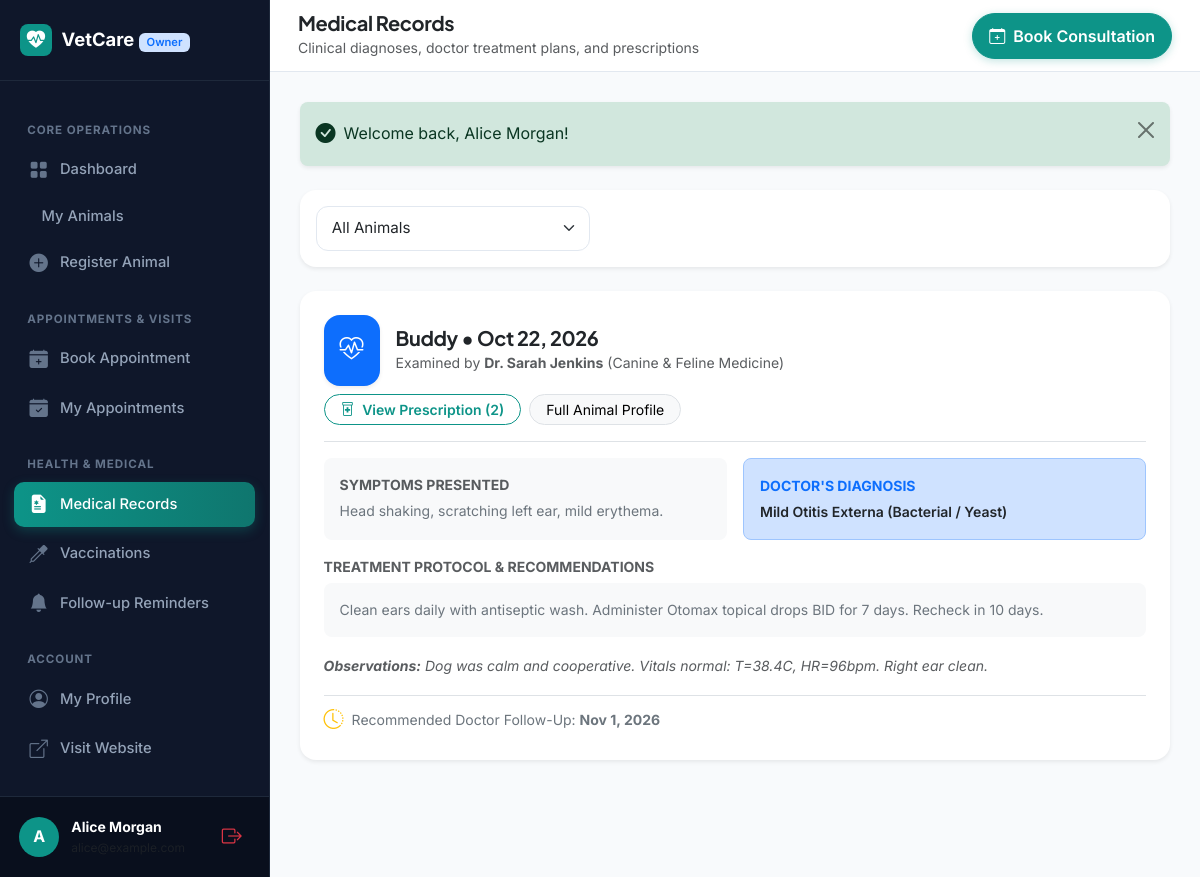
Screenshot of /owner/medical_history.php (signed in) with the database file from the repository.
### tables this page shows
CREATE TABLE `medical_records` (
  `id` INT AUTO_INCREMENT PRIMARY KEY,
  `animal_id` INT NOT NULL,
  `appointment_id` INT NULL,
  `veterinarian_id` INT NOT NULL,
  `visit_date` DATE NOT NULL,
  `symptoms` TEXT NOT NULL,
  `diagnosis` TEXT NOT NULL,
  `treatment_plan` TEXT NOT NULL,
  `clinical_notes` TEXT NULL,
  `follow_up_date` DATE NULL,
  `created_at` TIMESTAMP DEFAULT CURRENT_TIMESTAMP,
  `updated_at` TIMESTAMP DEFAULT CURRENT_TIMESTAMP ON UPDATE CURRENT_TIMESTAMP,
  CONSTRAINT `fk_mr_animal` FOREIGN KEY (`animal_id`) REFERENCES `animals` (`id`) ON DELETE CASCADE,
  CONSTRAINT `fk_mr_app` FOREIGN KEY (`appointment_id`) REFERENCES `appointments` (`id`) ON DELETE SET NULL,
  CONSTRAINT `fk_mr_vet` FOREIGN KEY (`veterinarian_id`) REFERENCES `users` (`id`) ON DELETE CASCADE,
  INDEX `idx_mr_animal` (`animal_id`),
  INDEX `idx_mr_visit_date` (`visit_date`)
);

CREATE TABLE `animals` (
  `id` INT AUTO_INCREMENT PRIMARY KEY,
  `owner_id` INT NOT NULL,
  `animal_name` VARCHAR(100) NOT NULL,
  `species` VARCHAR(50) NOT NULL,
  `breed` VARCHAR(100) NULL,
  `gender` ENUM('male', 'female', 'unknown') NOT NULL DEFAULT 'unknown',
  `date_of_birth` DATE NULL,
  `age_years` INT NULL,
  `weight` DECIMAL(6,2) NULL,
  `color` VARCHAR(50) NULL,
  `identification_number` VARCHAR(100) NULL,
  `photo_path` VARCHAR(255) NULL,
  `allergies` TEXT NULL,
  `notes` TEXT NULL,
  `created_at` TIMESTAMP DEFAULT CURRENT_TIMESTAMP,
  `updated_at` TIMESTAMP DEFAULT CURRENT_TIMESTAMP ON UPDATE CURRENT_TIMESTAMP,
  CONSTRAINT `fk_animal_owner` FOREIGN KEY (`owner_id`) REFERENCES `users` (`id`) ON DELETE CASCADE,
  INDEX `idx_animal_species` (`species`),
  INDEX `idx_animal_owner` (`owner_id`)
);

CREATE TABLE `users` (
  `id` INT AUTO_INCREMENT PRIMARY KEY,
  `full_name` VARCHAR(100) NOT NULL,
  `email` VARCHAR(150) NOT NULL UNIQUE,
  `phone` VARCHAR(30) NOT NULL,
  `password_hash` VARCHAR(255) NOT NULL,
  `role` ENUM('owner', 'veterinarian', 'admin') NOT NULL,
  `account_status` ENUM('active', 'inactive', 'suspended', 'pending') NOT NULL DEFAULT 'active',
  `created_at` TIMESTAMP DEFAULT CURRENT_TIMESTAMP,
  `updated_at` TIMESTAMP DEFAULT CURRENT_TIMESTAMP ON UPDATE CURRENT_TIMESTAMP,
  INDEX `idx_role` (`role`),
  INDEX `idx_status` (`account_status`)
);

### includes/functions.php (called while the page is built, shortened)
<?php
function e($value): string {
    return htmlspecialchars((string)($value ?? ''), ENT_QUOTES, 'UTF-8');
}
function url(string $path = ''): string {
    $path = ltrim($path, '/');
    return rtrim(BASE_URL, '/') . ($path !== '' ? '/' . $path : '');
}
function format_date(?string $date, string $format = 'M j, Y'): string {
    $timestamp = strtotime($date);
    return $timestamp ? date($format, $timestamp) : '—';
}

### owner/medical_history.php (the view, shortened to what this page needs)
<?php
require_once __DIR__ . '/../includes/init.php';
$user = current_user();
$ownerId = (int)$user['id'];
$sql = "
    SELECT mr.*, a.animal_name, a.species, a.breed,
           u.full_name AS vet_name, vp.specialization,
           (SELECT COUNT(*) FROM prescriptions p WHERE p.medical_record_id = mr.id) AS rx_count
    FROM medical_records mr
    JOIN animals a ON a.id = mr.animal_id
    JOIN users u ON u.id = mr.veterinarian_id
    JOIN veterinarian_profiles vp ON vp.user_id = u.id
    WHERE a.owner_id = :owner_id
";
$params = [':owner_id' => $ownerId];
$sql .= " ORDER BY mr.visit_date DESC, mr.created_at DESC";
$stmt = $pdo->prepare($sql);
$stmt->execute($params);
$records = $stmt->fetchAll();
require_once __DIR__ . '/../includes/header.php';
?>
<div class="dashboard-layout">
    <?php require_once __DIR__ . '/../includes/owner_sidebar.php'; ?>
    <main class="dashboard-main">
        <header class="dashboard-topbar">
            <div class="d-flex align-items-center gap-3">
                <div>
                    <h5 class="fw-bold mb-0 text-dark">Medical Records</h5>
                    <small class="text-muted">Clinical diagnoses, doctor treatment plans, and prescriptions</small>
                </div>
            </div>
            <div>
                <a href="<?= url('owner/appointment_add.php') ?>" class="btn btn-primary rounded-pill px-3">
                    <i class="bi bi-calendar-plus me-1"></i> Book Consultation
                </a>
            </div>
        </header>
        <div class="dashboard-content-body">
            <?php require_once __DIR__ . '/../includes/alerts.php'; ?>
            <div class="card border-0 shadow-sm rounded-4 p-3 mb-4 bg-white">
                <form method="GET" action="<?= url('owner/medical_history.php') ?>" class="row g-2 align-items-center">
                    <div class="col-md-6 col-lg-4">
                        <select class="form-select" name="animal_id" onchange="this.form.submit()">
                            <option value="">All Animals</option>
                        </select>
                    </div>
                </form>
            </div>
            <?php if (empty($records)): ?>
                <div class="card border-0 shadow-sm rounded-4 p-5 text-center bg-white">
                    <div class="empty-state-icon mx-auto mb-3"><i class="bi bi-clipboard2-pulse"></i></div>
                    <h5 class="fw-bold">No Medical Records on File</h5>
                    <p class="text-muted small">Clinical examination records will be published here after each completed veterinary visit.</p>
                </div>
            <?php else: ?>
                <div class="row g-4">
                    <?php foreach ($records as $r): ?>
                        <div class="col-12">
                            <div class="card border-0 shadow-sm rounded-4 p-4 bg-white">
                                <div class="d-flex flex-wrap justify-content-between align-items-center border-bottom pb-3 mb-3 gap-2">
                                    <div class="d-flex align-items-center gap-3">
                                        <div class="bg-primary text-white p-3 rounded-4 shadow-sm">
                                            <i class="bi bi-heart-pulse fs-4"></i>
                                        </div>
                                        <div>
                                            <h5 class="fw-bold text-dark mb-0"><?= e($r['animal_name']) ?> &bull; <?= format_date($r['visit_date']) ?></h5>
                                            <small class="text-muted">
                                                Examined by <strong><?= e($r['vet_name']) ?></strong> (<?= e($r['specialization']) ?>)
                                            </small>
                                        </div>
                                    </div>
                                    <div class="d-flex gap-2">
                                        <?php if ((int)$r['rx_count'] > 0): ?>
                                            <a href="<?= url('owner/prescription_view.php?record_id=' . $r['id']) ?>" class="btn btn-sm btn-outline-primary rounded-pill px-3">
                                                <i class="bi bi-prescription2 me-1"></i> View Prescription (<?= $r['rx_count'] ?>)
                                            </a>
                                        <?php endif; ?>
                                        <a href="<?= url('owner/animal_view.php?id=' . $r['animal_id']) ?>" class="btn btn-sm btn-light border rounded-pill px-3">
                                            Full Animal Profile
                                        </a>
                                    </div>
                                </div>
                                <div class="row g-3 mb-3">
                                    <div class="col-md-6">
                                        <div class="p-3 bg-light rounded-3 h-100">
                                            <span class="text-uppercase text-muted fw-bold small d-block mb-1">Symptoms Presented</span>
                                            <p class="text-secondary small mb-0"><?= nl2br(e($r['symptoms'])) ?></p>
                                        </div>
                                    </div>
                                    <div class="col-md-6">
                                        <div class="p-3 bg-primary-subtle rounded-3 h-100 border border-primary-subtle">
                                            <span class="text-uppercase text-primary fw-bold small d-block mb-1">Doctor's Diagnosis</span>
                                            <p class="text-dark fw-semibold small mb-0"><?= nl2br(e($r['diagnosis'])) ?></p>
                                        </div>
                                    </div>
                                </div>
                                <div class="mb-3">
                                    <span class="text-uppercase text-muted fw-bold small d-block mb-1">Treatment Protocol & Recommendations</span>
                                    <div class="p-3 bg-light rounded-3 text-secondary small"><?= nl2br(e($r['treatment_plan'])) ?></div>
                                </div>
                                <?php if (!empty($r['clinical_notes'])): ?>
                                    <div class="mb-2">
                                        <span class="text-muted small fst-italic"><strong>Observations:</strong> <?= e($r['clinical_notes']) ?></span>
                                    </div>
                                <?php endif; ?>
                                <?php if (!empty($r['follow_up_date'])): ?>
                                    <div class="mt-2 pt-2 border-top d-flex align-items-center gap-2 small text-secondary">
                                        <i class="bi bi-clock-history text-warning fs-5"></i>
                                        <span>Recommended Doctor Follow-Up: <strong><?= format_date($r['follow_up_date']) ?></strong></span>
                                    </div>
                                <?php endif; ?>
                            </div>
                        </div>
                    <?php endforeach; ?>
                </div>
            <?php endif; ?>
        </div>
    </main>
</div>
<?php require_once __DIR__ . '/../includes/footer.php'; ?>

### assets/css/style.css (style rules this page uses)
:root { --primary: #0d9488; --primary-dark: #0f766e; --primary-light: #ccfbf1; --primary-subtle: #f0fdfa; --secondary: #0284c7; --accent: #10b981; --dark: #0f172a; --dark-muted: #475569; --light-bg: #f8fafc; --card-bg: #ffffff; --border-color: #e2e8f0; --border-focus: #0d9488; --font-heading: 'Plus Jakarta Sans', -apple-system, BlinkMacSystemFont, 'Segoe UI', Roboto, sans-serif; --font-body: 'Inter', -apple-system, BlinkMacSystemFont, 'Segoe UI', Roboto, sans-serif; --radius-sm: 8px; --radius-md: 12px; --radius-lg: 18px; --radius-pill: 9999px; --shadow-sm: 0 1px 3px rgba(15, 23, 42, 0.05); --shadow-md: 0 4px 18px -2px rgba(15, 23, 42, 0.06), 0 2px 6px -1px rgba(15, 23, 42, 0.03); --shadow-lg: 0 12px 30px -4px rgba(13, 148, 136, 0.12), 0 4px 12px -2px rgba(15, 23, 42, 0.04); }
body { font-family: var(--font-body); color: var(--dark); background-color: var(--light-bg); line-height: 1.6; overflow-x: hidden; }
h1, h2, h3, h4, h5, h6 { font-family: var(--font-heading); color: var(--dark); font-weight: 700; letter-spacing: -0.02em; }
a { color: var(--primary); text-decoration: none; transition: all 0.2s ease-in-out; }
.btn-primary { background-color: var(--primary); border-color: var(--primary); color: #ffffff; font-weight: 600; padding: 0.625rem 1.35rem; border-radius: var(--radius-md); box-shadow: 0 2px 8px rgba(13, 148, 136, 0.25); transition: all 0.25s ease; }
.btn-outline-primary { color: var(--primary); border-color: var(--primary); font-weight: 600; border-radius: var(--radius-md); transition: all 0.25s ease; }
.form-control, .form-select { border-radius: var(--radius-md); border: 1px solid var(--border-color); padding: 0.65rem 0.95rem; font-size: 0.95rem; transition: border-color 0.2s, box-shadow 0.2s; }

### assets/css/dashboard.css (style rules this page uses)
.dashboard-layout { display: flex; min-height: 100vh; background-color: #f8fafc; }
.dashboard-main { flex-grow: 1; display: flex; flex-direction: column; min-width: 0; }
.dashboard-topbar { height: 72px; background: #ffffff; border-bottom: 1px solid var(--border-color); padding: 0 1.75rem; display: flex; align-items: center; justify-content: space-between; position: sticky; top: 0; z-index: 1020; }
.dashboard-content-body { padding: 1.85rem; flex-grow: 1; }

### rows the page displays
medical_records: animal.animal_name "Buddy", visit_date "Oct 22, 2026", veterinarian.full_name "Dr. Sarah Jenkins", specialization "Canine & Feline Medicine", rx_count "2", symptoms "Head shaking, scratching left ear, mild erythema.", diagnosis "Mild Otitis Externa (Bacterial / Yeast)", treatment_plan "Clean ears daily with antiseptic wash. Administer Otomax topical drops BID for 7 days. Recheck in 10 days.", clinical_notes "Dog was calm and cooperative. Vitals normal: T=38.4C, HR=96bpm. Right ear clean.", follow_up_date "Nov 1, 2026"

### other values shown
substr($user['full_name'] ?? 'U', 0, 1) "A"
$user['full_name'] "Alice Morgan"
$flash['message'] "Welcome back, Alice Morgan!"
